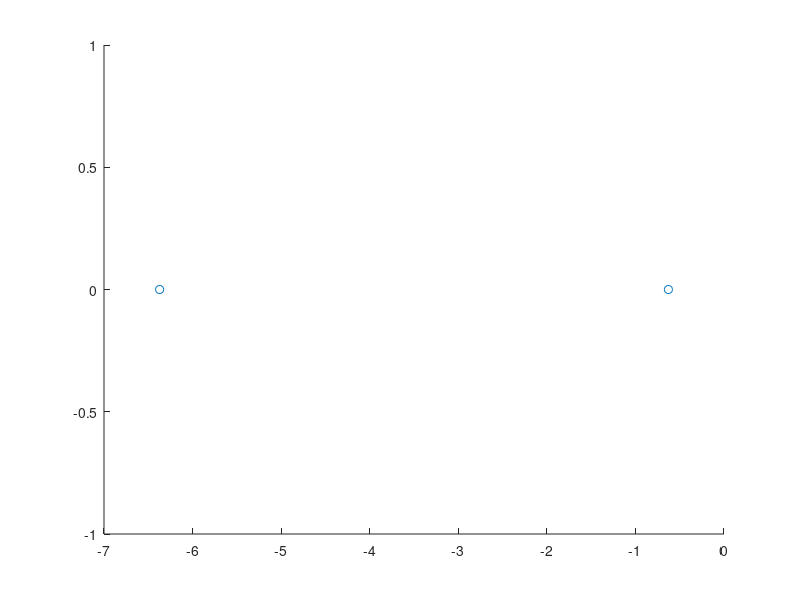

The MATLAB script that drew this image: (Note: this script raises an error after producing the figure.)
% Задаем передаточную функцию (пример: H(s) = (s + 1) / (s^2 + 2s + 2))
s = tf('s');
% G1 = 1/((s+1)*(s+2)*(s-3)*(s-4)*(s-5));
sys_1 = ((s-3.49)*(s+0.79))/((s-0.33)*(s-0.46)*(s+2.36)*(s+2)*(s-0.15));
sys_1_d = sys_1/(1+sys_1);
sys_2 = (s-3.94)/((s+1.04)*(s+0.34)*(s+1.9)*(s+1.38)*(s+0.67));
sys_2_d = sys_2/(1+sys_2);
sys_3 = ((s+3.09)*(s+1.47)*(s+2.17)*(s+0.86)*(s+1.13))/((s-1.01)*(s-0.67)*(s+0.34)*(s+3.97)*(s-0.24));
sys_3_d = sys_3/(1+sys_3);

k = 4;
w_1 = k * (s-3)/(s^2+7*s+4);
w_2 = k * (100*s^2+40*s+4)/(100*s^3-15*s^2-8*s-0.6);

% Вычисляем корни характеристического уравнения
poles = pole(w_1);

% Разделяем комплексные корни на действительные и мнимые части
real_poles = real(poles);
imag_poles = imag(poles);

% Строим график корней
figure;
scatter(real_poles, imag_poles, 'rx');
hold on;
%plot(real_poles, imag_poles, 'k--');% Добавляем линию ординат в точке x = 0
xline(0)

% Добавляем линию абцисс в точке y = 0
yline(0)
xlabel('Действительная часть');
ylabel('Мнимая часть');
title('График полюсов передаточной функции');
grid on;
legend('Корни');
